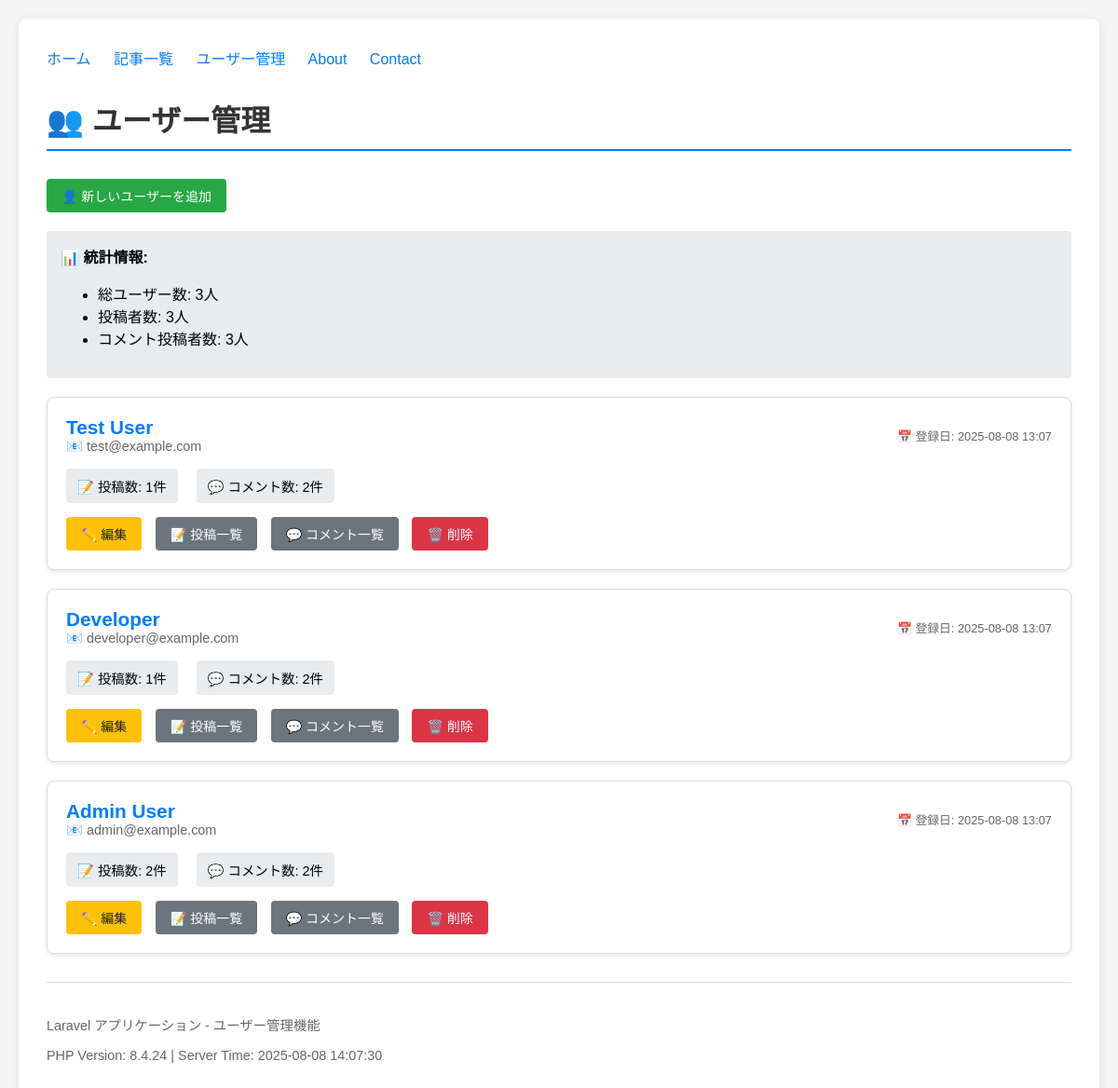
Page /laravel-app/users.php on the committed database.
### tables this page shows
CREATE TABLE IF NOT EXISTS users (
    id INT AUTO_INCREMENT PRIMARY KEY,
    name VARCHAR(255) NOT NULL,
    email VARCHAR(255) UNIQUE NOT NULL,
    password VARCHAR(255) NOT NULL,
    created_at TIMESTAMP DEFAULT CURRENT_TIMESTAMP,
    updated_at TIMESTAMP DEFAULT CURRENT_TIMESTAMP ON UPDATE CURRENT_TIMESTAMP
);

### laravel-app/users.php (the view, shortened to what this page needs)
<?php
$db_config = [
    'host' => '127.0.0.1',
    'port' => 3306,
    'database' => 'laravel_app',
    'username' => 'root',
    'password' => 'nh01300130',
    'charset' => 'utf8mb4',
    'collation' => 'utf8mb4_unicode_ci'
];
try {
    $dsn = "mysql:host={$db_config['host']};port={$db_config['port']};dbname={$db_config['database']};charset={$db_config['charset']}";
    $pdo = new PDO($dsn, $db_config['username'], $db_config['password']);
    $pdo->setAttribute(PDO::ATTR_ERRMODE, PDO::ERRMODE_EXCEPTION);
    $query = "
        SELECT
            u.id,
            u.name,
            u.email,
            u.created_at,
            u.updated_at,
            COUNT(DISTINCT p.id) as post_count,
            COUNT(DISTINCT c.id) as comment_count
        FROM users u
        LEFT JOIN posts p ON u.id = p.user_id
        LEFT JOIN comments c ON u.id = c.user_id
        GROUP BY u.id
        ORDER BY u.created_at DESC
    ";
    $stmt = $pdo->prepare($query);
    $stmt->execute();
    $users = $stmt->fetchAll(PDO::FETCH_ASSOC);
} catch (PDOException $e) {
    $error_message = "データベース接続エラー: " . $e->getMessage();
    $users = [];
}
?>
<!DOCTYPE html>
<html lang="ja">
<head>
</head>
<body>
    <div class="container">
        <div class="nav-links">
            <a href="/">ホーム</a>
            <a href="/posts.php">記事一覧</a>
            <a href="/users.php">ユーザー管理</a>
            <a href="/about">About</a>
            <a href="/contact">Contact</a>
        </div>
        <h1>👥 ユーザー管理</h1>
        <div style="margin-bottom: 20px;">
            <a href="/create_user.php" class="btn btn-success">
                👤 新しいユーザーを追加
            </a>
        </div>
        <?php if (!empty($users)): ?>
            <div class="stats">
                <strong>📊 統計情報:</strong>
                <ul>
                    <li>総ユーザー数: <?php echo count($users); ?>人</li>
                    <li>投稿者数: <?php echo count(array_filter($users, function($user) { return $user['post_count'] > 0; })); ?>人</li>
                    <li>コメント投稿者数: <?php echo count(array_filter($users, function($user) { return $user['comment_count'] > 0; })); ?>人</li>
                </ul>
            </div>
            <?php foreach ($users as $user): ?>
                <div class="user-card">
                    <div class="user-header">
                        <div>
                            <div class="user-name"><?php echo htmlspecialchars($user['name']); ?></div>
                            <div class="user-email">📧 <?php echo htmlspecialchars($user['email']); ?></div>
                        </div>
                        <div class="user-date">
                            📅 登録日: <?php echo date('Y-m-d H:i', strtotime($user['created_at'])); ?>
                        </div>
                    </div>
                    <div class="user-stats">
                        <div class="stat-item">
                            📝 投稿数: <?php echo $user['post_count']; ?>件
                        </div>
                        <div class="stat-item">
                            💬 コメント数: <?php echo $user['comment_count']; ?>件
                        </div>
                    </div>
                    <div class="user-actions">
                        <a href="/edit_user.php?id=<?php echo $user['id']; ?>" class="btn btn-warning">
                            ✏️ 編集
                        </a>
                        <a href="/user_posts.php?id=<?php echo $user['id']; ?>" class="btn btn-secondary">
                            📝 投稿一覧
                        </a>
                        <a href="/user_comments.php?id=<?php echo $user['id']; ?>" class="btn btn-secondary">
                            💬 コメント一覧
                        </a>
                        <a href="/delete_user.php?id=<?php echo $user['id']; ?>" class="btn btn-danger"
                           onclick="return confirm('このユーザーを削除しますか？関連する投稿・コメントも削除されます。')">
                            🗑️ 削除
                        </a>
                    </div>
                </div>
            <?php endforeach; ?>
        <?php endif; ?>
        <div style="margin-top: 30px; padding-top: 20px; border-top: 1px solid #ddd; color: #666; font-size: 0.9em;">
            <p>Laravel アプリケーション - ユーザー管理機能</p>
            <p>PHP Version: <?php echo PHP_VERSION; ?> | Server Time: <?php echo date('Y-m-d H:i:s'); ?></p>
        </div>
    </div>
</body>
</html>

### laravel-app/users.php (style rules this page uses)
body { font-family: Arial, sans-serif; max-width: 1200px; margin: 0 auto; padding: 20px; background-color: #f5f5f5; }
.container { background-color: white; padding: 30px; border-radius: 8px; box-shadow: 0 2px 10px rgba(0,0,0,0.1); }
h1 { color: #333; border-bottom: 2px solid #007bff; padding-bottom: 10px; margin-bottom: 30px; }
.user-card { border: 1px solid #ddd; border-radius: 8px; padding: 20px; margin-bottom: 20px; background-color: #fff; box-shadow: 0 2px 5px rgba(0,0,0,0.1); }
.user-header { display: flex; justify-content: space-between; align-items: center; margin-bottom: 15px; }
.user-name { font-size: 1.3em; color: #007bff; font-weight: bold; }
.user-email { color: #666; font-size: 0.9em; }
.user-stats { display: flex; gap: 20px; margin: 15px 0; }
.stat-item { background-color: #e9ecef; padding: 8px 12px; border-radius: 4px; font-size: 0.9em; }
.user-actions { margin-top: 15px; }
.btn { display: inline-block; padding: 8px 16px; background-color: #007bff; color: white; text-decoration: none; border-radius: 4px; border: none; font-size: 14px; cursor: pointer; margin-right: 10px; }
.btn-secondary { background-color: #6c757d; }
.btn-success { background-color: #28a745; }
.btn-warning { background-color: #ffc107; color: #212529; }
.btn-danger { background-color: #dc3545; }
.nav-links { margin-bottom: 30px; }
.nav-links a { color: #007bff; text-decoration: none; margin-right: 20px; }
.stats { background-color: #e9ecef; padding: 15px; border-radius: 4px; margin-bottom: 20px; }
.user-date { color: #666; font-size: 0.8em; }

### rows in the picture
users: name "Test User", email "test@example.com", created_at "2025-08-08 13:07", post_count "1", comment_count "2"
users: name "Developer", email "developer@example.com", created_at "2025-08-08 13:07", post_count "1", comment_count "2"
users: name "Admin User", email "admin@example.com", created_at "2025-08-08 13:07", post_count "2", comment_count "2"

### other values in the picture
count($users) "3"
PHP_VERSION "8.4.24"
